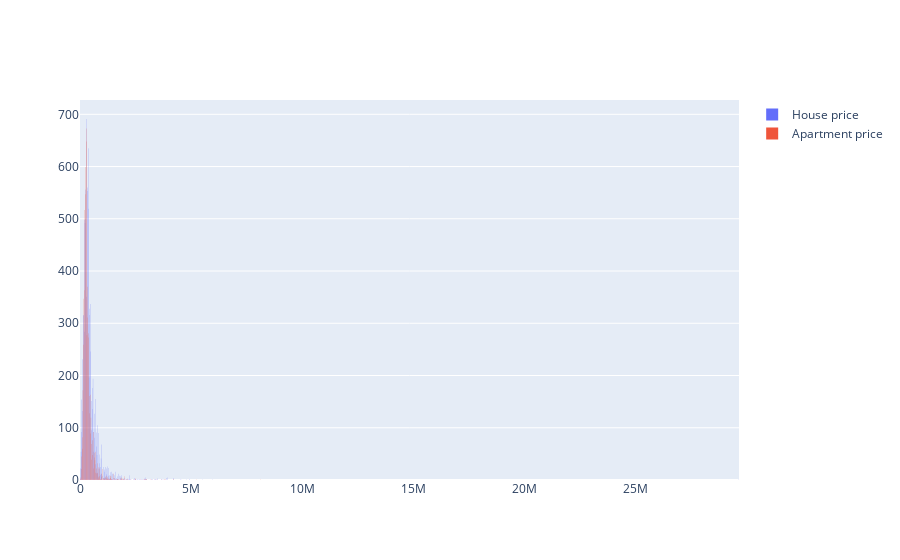

The notebook cell this image was saved under:
### Code cell
#plot distribution of values in Price column
fig = go.Figure()
fig.add_trace(go.Histogram(x=df1[df1.Type == 'HOUSE'].Price.values,name='House price'))
fig.add_trace(go.Histogram(x=df1[df1.Type == 'APARTMENT'].Price.values,name='Apartment price'))

### Figure 1 — Plotly figure (JSON) as saved in the notebook; plotly's stock layout.template omitted (floating-point values rounded to 4 significant figures; data arrays with more than 128 entries replaced by an {"elided": "..."} marker saying what was removed)
{"data": [{"name": "House price", "type": "histogram", "x": {"elided": "11119 int values"}}, {"name": "Apartment price", "type": "histogram", "x": {"elided": "8549 int values"}}], "layout": {}}
